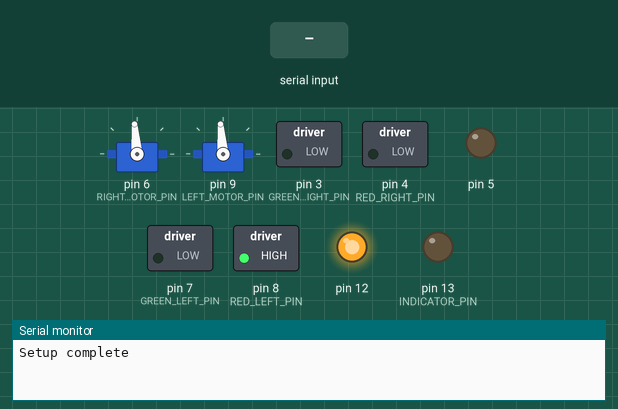
Recording of a sketch running on a simulated Arduino Uno, built with avr-gcc and run on an emulated ATmega328P. Shown: 2 × servo, switched loads named in the sketch (green lamp = pin HIGH), output pins drawn as LEDs (lit = HIGH), the last lines printed to the serial monitor. The inputs (shaded band) are chosen by the test bench.

Above: at 1.2 s.
1.3 s: "1" received over Serial
At 1.8 s:
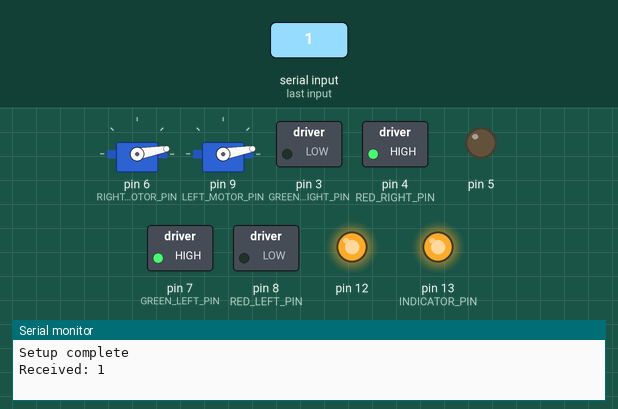
2.8 s: "0" received over Serial
At 4.2 s:
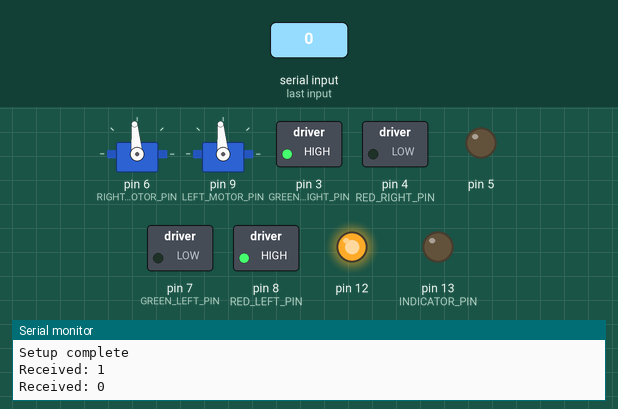
Timing chart, 0 to 5.8 s (numbered marks = the images above; inputs shaded):
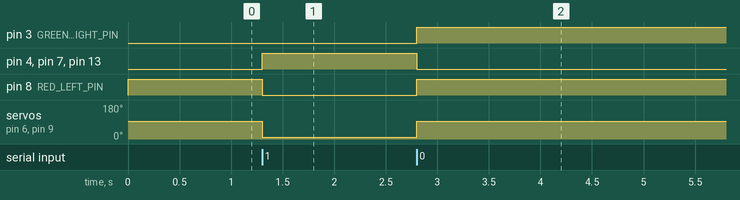

Measured:
- after the input at 1.3 s, pin 4 (RED_RIGHT_PIN), pin 7 (GREEN_LEFT_PIN), pin 13 (INDICATOR_PIN): LOW → HIGH at once; pin 8 (RED_LEFT_PIN): HIGH → LOW at once; servo on pin 6 (RIGHT_MOTOR_PIN), servo on pin 9 (LEFT_MOTOR_PIN): 95° → 10° at once
- after the input at 2.8 s, pin 3 (GREEN_RIGHT_PIN), pin 8 (RED_LEFT_PIN): LOW → HIGH at once; pin 4 (RED_RIGHT_PIN), pin 7 (GREEN_LEFT_PIN), pin 13 (INDICATOR_PIN): HIGH → LOW at once; servo on pin 6 (RIGHT_MOTOR_PIN), servo on pin 9 (LEFT_MOTOR_PIN): 10° → 95° at once

The sketch:

smart_traffic.ino
```cpp
#include <Servo.h>

// Create servo objects
Servo rightservo;
Servo leftservo;

// Constants for servo positions
const int OPEN = 10;
const int CLOSE = 95;

#define LEFT_MOTOR_PIN 9
#define RIGHT_MOTOR_PIN 6
// Constants for LED states
#define OFF 1
#define ON 0

// Pin assignments

const int RED_LEFT_PIN = 8;
const int GREEN_LEFT_PIN = 7;
const int RED_RIGHT_PIN = 4;
const int GREEN_RIGHT_PIN = 3;
#define INDICATOR_PIN 13

// Function to turn on left green light and move servos
void leftGreenLight() {
  digitalWrite(GREEN_LEFT_PIN, ON);
  digitalWrite(RED_LEFT_PIN, OFF);
  digitalWrite(GREEN_RIGHT_PIN, OFF);  // Turn off green right light
  digitalWrite(RED_RIGHT_PIN, ON);     // Turn on red right light
  rightservo.write(CLOSE);
  leftservo.write(CLOSE);
  digitalWrite(INDICATOR_PIN, LOW);    // Turn off indicator
}

// Function to turn on right green light and move servos
void rightGreenLight() {
  digitalWrite(GREEN_RIGHT_PIN, ON);   // Turn on green right light
  digitalWrite(RED_RIGHT_PIN, OFF);    // Turn off red right light
  digitalWrite(GREEN_LEFT_PIN, OFF);
  digitalWrite(RED_LEFT_PIN, ON);
  rightservo.write(OPEN);
  leftservo.write(OPEN);
  digitalWrite(INDICATOR_PIN, HIGH);   // Turn on indicator
}

// Setup function to initialize pin modes and servo positions
void setup() {
  pinMode(GREEN_LEFT_PIN, OUTPUT);
  pinMode(RED_LEFT_PIN, OUTPUT);
  pinMode(GREEN_RIGHT_PIN, OUTPUT);
  pinMode(RED_RIGHT_PIN, OUTPUT);

  pinMode(12, OUTPUT);
  pinMode(8,OUTPUT);
  pinMode(5,OUTPUT);

  digitalWrite(8,HIGH);
  digitalWrite(5,LOW);
  digitalWrite(12, HIGH);

  rightservo.attach(RIGHT_MOTOR_PIN);
  leftservo.attach(LEFT_MOTOR_PIN);

  rightservo.write(CLOSE); // Initialize servos to a known position
  leftservo.write(CLOSE);  // Initialize servos to a known position

  Serial.begin(9600);
  pinMode(INDICATOR_PIN, OUTPUT);

  Serial.println("Setup complete");
}

// Loop function to read serial input and control lights and servos
void loop() {
  if (Serial.available() > 0) {
    char incoming = Serial.read(); // Read the incoming byte
    Serial.print("Received: ");
    Serial.println(incoming);
    if (incoming == '1') {
      rightGreenLight();
    } else if (incoming == '0') {
      leftGreenLight();
    }
  }
}
```
